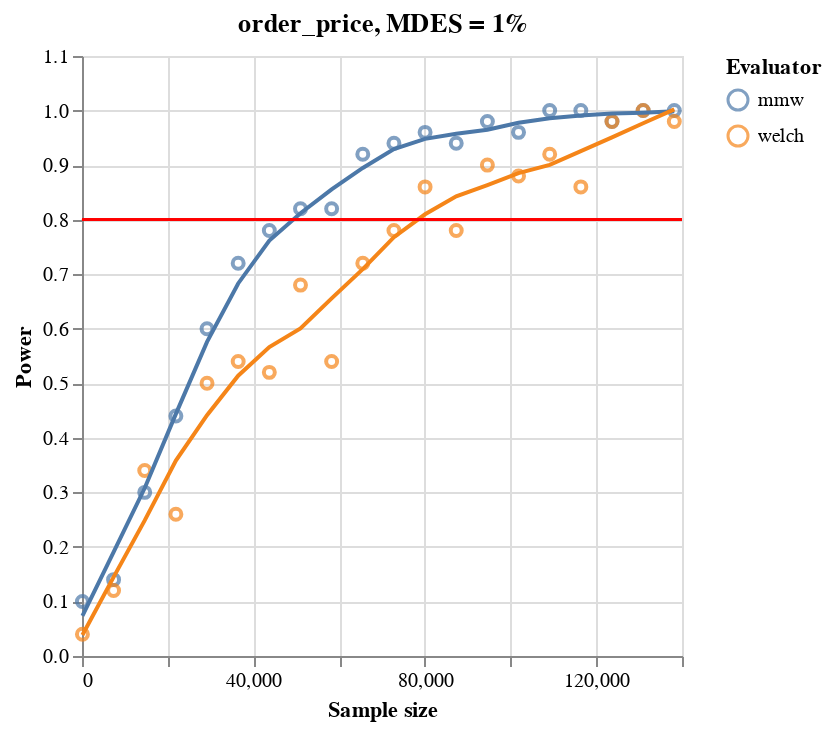

Notebook code for this chart:
### Markdown cell above
### Run simulator

- To run the simulator, pass the data and the evaluator functions.

- There are a number of optional arguments we will use below, but the class has sensible defaults.

- The `Simulator` returns a `Result` object which contains the evaluation results and allows us to plot them easily. To see the plot, use the `plot()` method.

### Code cell
eval = ro.Simulator(
    df=df,
    metrics=["order_price"],
    evaluators=[welch, mmw],
)
result = eval.run()
result.plot()

### Figure 1 — Vega-Lite specification as saved in the notebook (floating-point values rounded to 4 significant figures)
{"config": {"view": {"continuousWidth": 300, "continuousHeight": 300}}, "vconcat": [{"layer": [{"mark": {"type": "point"}, "encoding": {"color": {"field": "evaluator", "legend": {"title": "Evaluator"}, "type": "nominal"}, "x": {"axis": {"title": "Sample size"}, "field": "sample_size", "type": "quantitative"}, "y": {"axis": {"title": "Power"}, "field": "power", "type": "quantitative"}}}, {"mark": {"type": "line"}, "encoding": {"color": {"field": "evaluator", "legend": {"title": "Evaluator"}, "type": "nominal"}, "x": {"axis": {"title": "Sample size"}, "field": "sample_size", "type": "quantitative"}, "y": {"axis": {"title": "Power"}, "field": "power", "type": "quantitative"}}, "transform": [{"loess": "power", "on": "sample_size", "groupby": ["evaluator"]}]}, {"data": {"name": "data-5574368d79bfadca72b8408e6d0c4b34"}, "mark": {"type": "rule", "color": "red"}, "encoding": {"y": {"axis": {"title": ""}, "field": "a", "type": "quantitative"}}, "transform": [{"calculate": "0.8", "as": "a"}]}], "title": "order_price, MDES = 1%"}], "data": {"name": "data-5574368d79bfadca72b8408e6d0c4b34"}, "$schema": "https://vega.github.io/schema/vega-lite/v5.15.1.json", "datasets": {"data-5574368d79bfadca72b8408e6d0c4b34": [{"metric": "order_price", "evaluator": "mmw", "sample_size": 100, "mdes": 0.01, "power": 0.1}, {"metric": "order_price", "evaluator": "mmw", "sample_size": 7369, "mdes": 0.01, "power": 0.14}, {"metric": "order_price", "evaluator": "mmw", "sample_size": 14637, "mdes": 0.01, "power": 0.3}, {"metric": "order_price", "evaluator": "mmw", "sample_size": 21906, "mdes": 0.01, "power": 0.44}, {"metric": "order_price", "evaluator": "mmw", "sample_size": 29174, "mdes": 0.01, "power": 0.6}, {"metric": "order_price", "evaluator": "mmw", "sample_size": 36443, "mdes": 0.01, "power": 0.72}, {"metric": "order_price", "evaluator": "mmw", "sample_size": 43711, "mdes": 0.01, "power": 0.78}, {"metric": "order_price", "evaluator": "mmw", "sample_size": 50980, "mdes": 0.01, "power": 0.82}, {"metric": "order_price", "evaluator": "mmw", "sample_size": 58248, "mdes": 0.01, "power": 0.82}, {"metric": "order_price", "evaluator": "mmw", "sample_size": 65517, "mdes": 0.01, "power": 0.92}, {"metric": "order_price", "evaluator": "mmw", "sample_size": 72785, "mdes": 0.01, "power": 0.94}, {"metric": "order_price", "evaluator": "mmw", "sample_size": 80054, "mdes": 0.01, "power": 0.96}, {"metric": "order_price", "evaluator": "mmw", "sample_size": 87322, "mdes": 0.01, "power": 0.94}, {"metric": "order_price", "evaluator": "mmw", "sample_size": 94591, "mdes": 0.01, "power": 0.98}, {"metric": "order_price", "evaluator": "mmw", "sample_size": 101859, "mdes": 0.01, "power": 0.96}, {"metric": "order_price", "evaluator": "mmw", "sample_size": 109128, "mdes": 0.01, "power": 1.0}, {"metric": "order_price", "evaluator": "mmw", "sample_size": 116396, "mdes": 0.01, "power": 1.0}, {"metric": "order_price", "evaluator": "mmw", "sample_size": 123665, "mdes": 0.01, "power": 0.98}, {"metric": "order_price", "evaluator": "mmw", "sample_size": 130933, "mdes": 0.01, "power": 1.0}, {"metric": "order_price", "evaluator": "mmw", "sample_size": 138202, "mdes": 0.01, "power": 1.0}, {"metric": "order_price", "evaluator": "welch", "sample_size": 100, "mdes": 0.01, "power": 0.04}, {"metric": "order_price", "evaluator": "welch", "sample_size": 7369, "mdes": 0.01, "power": 0.12}, {"metric": "order_price", "evaluator": "welch", "sample_size": 14637, "mdes": 0.01, "power": 0.34}, {"metric": "order_price", "evaluator": "welch", "sample_size": 21906, "mdes": 0.01, "power": 0.26}, {"metric": "order_price", "evaluator": "welch", "sample_size": 29174, "mdes": 0.01, "power": 0.5}, {"metric": "order_price", "evaluator": "welch", "sample_size": 36443, "mdes": 0.01, "power": 0.54}, {"metric": "order_price", "evaluator": "welch", "sample_size": 43711, "mdes": 0.01, "power": 0.52}, {"metric": "order_price", "evaluator": "welch", "sample_size": 50980, "mdes": 0.01, "power": 0.68}, {"metric": "order_price", "evaluator": "welch", "sample_size": 58248, "mdes": 0.01, "power": 0.54}, {"metric": "order_price", "evaluator": "welch", "sample_size": 65517, "mdes": 0.01, "power": 0.72}, {"metric": "order_price", "evaluator": "welch", "sample_size": 72785, "mdes": 0.01, "power": 0.78}, {"metric": "order_price", "evaluator": "welch", "sample_size": 80054, "mdes": 0.01, "power": 0.86}, {"metric": "order_price", "evaluator": "welch", "sample_size": 87322, "mdes": 0.01, "power": 0.78}, {"metric": "order_price", "evaluator": "welch", "sample_size": 94591, "mdes": 0.01, "power": 0.9}, {"metric": "order_price", "evaluator": "welch", "sample_size": 101859, "mdes": 0.01, "power": 0.88}, {"metric": "order_price", "evaluator": "welch", "sample_size": 109128, "mdes": 0.01, "power": 0.92}, {"metric": "order_price", "evaluator": "welch", "sample_size": 116396, "mdes": 0.01, "power": 0.86}, {"metric": "order_price", "evaluator": "welch", "sample_size": 123665, "mdes": 0.01, "power": 0.98}, {"metric": "order_price", "evaluator": "welch", "sample_size": 130933, "mdes": 0.01, "power": 1.0}, {"metric": "order_price", "evaluator": "welch", "sample_size": 138202, "mdes": 0.01, "power": 0.98}]}}
